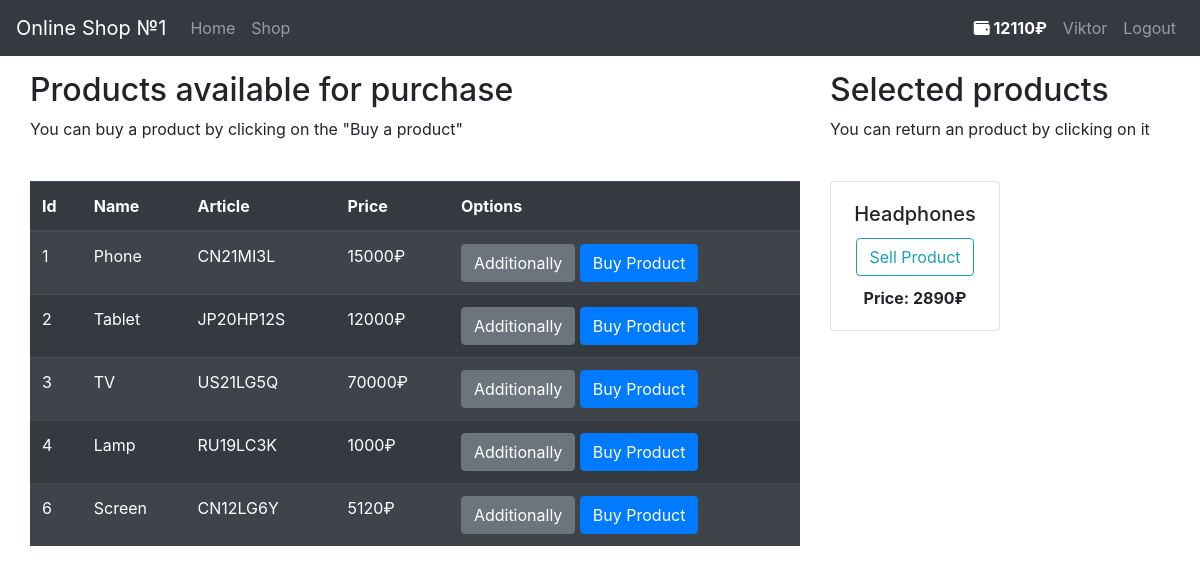
Screenshot of /shop (signed in) with the database file from the repository.
### shop/models.py (models this page shows, shortened)
class User(db.Model, UserMixin):
    id = db.Column(db.Integer(), primary_key=True)
    username = db.Column(db.String(length=25), nullable=False, unique=True)
    email = db.Column(db.String(length=256), nullable=False, unique=True)
    password_hash = db.Column(db.String(length=70), nullable=False)
    budget = db.Column(db.Integer(), nullable=False, default=0)
    products = db.relationship('Product', backref='owned_user', lazy=True)
    @property
    def password(self):
        return self.password

class Product(db.Model):
    id = db.Column(db.Integer(), primary_key=True)
    name = db.Column(db.String(length=25), nullable=False, unique=True)
    price = db.Column(db.Integer(), nullable=False)
    article = db.Column(db.String(length=11), nullable=False, unique=True)
    description = db.Column(db.String(length=2048), nullable=False, unique=True)
    owner = db.Column(db.Integer(), db.ForeignKey('user.id'))

### shop/routes.py (the view, shortened to what this page needs)
@app.route("/shop", methods=['GET', 'POST'])
@login_required
def shop_page():
    buy_form = BuyForm()
    sell_form = SellForm()
    if request.method == "GET":
        products = Product.query.filter_by(owner=None)
        owned_products = Product.query.filter_by(owner=current_user.id)
        return render_template("shop.html", products=products, buy_form=buy_form,
                               owned_products=owned_products, sell_form=sell_form)

### shop/models.py (called while the page is built)
@login_manager.user_loader
def load_user(user_id):
    return User.query.get(int(user_id))

### shop/templates/shop.html (shortened to what this page needs)
{% extends 'base.html' %}
{%block content%}
    <div class="row" style="margin-top:15px; margin-left:15px">
        <div class="col-8">
            <h2>Products available for purchase</h2>
            <p>You can buy a product by clicking on the "Buy a product"</p>
            <br>
            <table class="table table-striped table-dark">
                <thead>
                    <tr>
                        <th scope="col">Id</th>
                        <th scope="col">Name</th>
                        <th scope="col">Article</th>
                        <th scope="col">Price</th>
                        <th scope="col">Options</th>
                    </tr>
                </thead>
                <tbody>
                    {% for product in products %}
                        <tr>
                            <td> {{ product.id }} </td>
                            <td> {{ product.name }} </td>
                            <td> {{ product.article }} </td>
                            <td> {{ product.price }}₽ </td>
                            <td>
                                <button class="btn btn-secondary" data-toggle="modal"
                                        data-target="#Additionally-{{ product.id }}">Additionally
                                </button>
                                <button class="btn btn-primary" data-toggle="modal"
                                        data-target="#ConfirmPurchase-{{ product.id }}">Buy Product
                                </button>
                            </td>
                        </tr>
                    {% endfor %}
                </tbody>
            </table>
        </div>
        <div class="col-4">
            <h2>Selected products</h2>
            <p>You can return an product by clicking on it</p>
            <br>
            <div class="row">
                {% for product in owned_products %}
                    <div class="col-md-6">
                        <div style="margin-bottom: 30px" class="card text-center">
                            <div class="card-body">
                                <h5 class="card-title">{{ product.name }}</h5>
                                <button type="button" class="btn btn-outline-info"
                                        style="margin-bottom: 10px"
                                        data-toggle="modal" data-target="#ConfirmSell-{{ product.id }}">
                                    Sell Product
                                </button>
                                <p class="card-text"><strong>Price: {{ product.price }}₽</strong></p>
                            </div>
                        </div>
                    </div>
                {% endfor %}
            </div>
        </div>
    </div>
{% endblock %}

### shop/templates/base.html (shortened to what this page needs)
<!doctype html>
<html lang="en">
    <head>
        <link rel="stylesheet" href="https://cdn.jsdelivr.net/npm/bootstrap@4.5.3/dist/css/bootstrap.min.css"
>
    </head>
    <body>
        <nav class="navbar navbar-expand-md navbar-dark bg-dark">
            <span class="navbar-brand">Online Shop №1</span>
            <div class="collapse navbar-collapse" id="navToggler">
                <ul class="navbar-nav mr-auto">
                    <li class="nav-item">
                        <a class="nav-link" href="{{ url_for('home_page') }}">Home</a>
                    </li>
                    <li class="nav-item">
                        <a class="nav-link" href="{{ url_for('shop_page') }}">Shop</a>
                    </li>
                </ul>
                {% if current_user.is_authenticated %}
                    <ul class="navbar-nav">
                        <li class="nav-item">
                            <a class="nav-link" style="color:white; font-weight: bold">
                                <i class="fas fa-wallet"></i>
                                {{ current_user.budget }}₽
                            </a>
                        </li>
                        <li class="nav-item">
                            <a class="nav-link" href="{{ url_for('user_page') }}">{{current_user.username}}</a>
                        </li>
                        <li class="nav-item">
                            <a class="nav-link" href="{{ url_for('logout_page') }}">Logout</a>
                        </li>
                    </ul>
                {% endif %}
            </div>
        </nav>
        {% block content %}
        {% endblock %}
    </body>
</html>

### rows the page displays
User: budget "12110", username "Viktor"
Product: id "1", name "Phone", article "CN21MI3L", price "15000"
Product: id "2", name "Tablet", article "JP20HP12S", price "12000"
Product: id "3", name "TV", article "US21LG5Q", price "70000"
Product: id "4", name "Lamp", article "RU19LC3K", price "1000"
Product: id "6", name "Screen", article "CN12LG6Y", price "5120"
Product: name "Headphones", price "2890"
